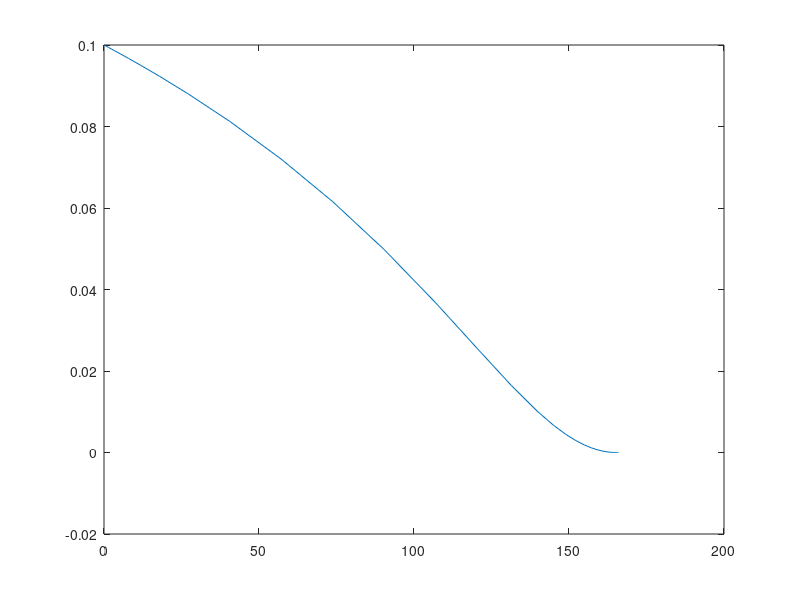
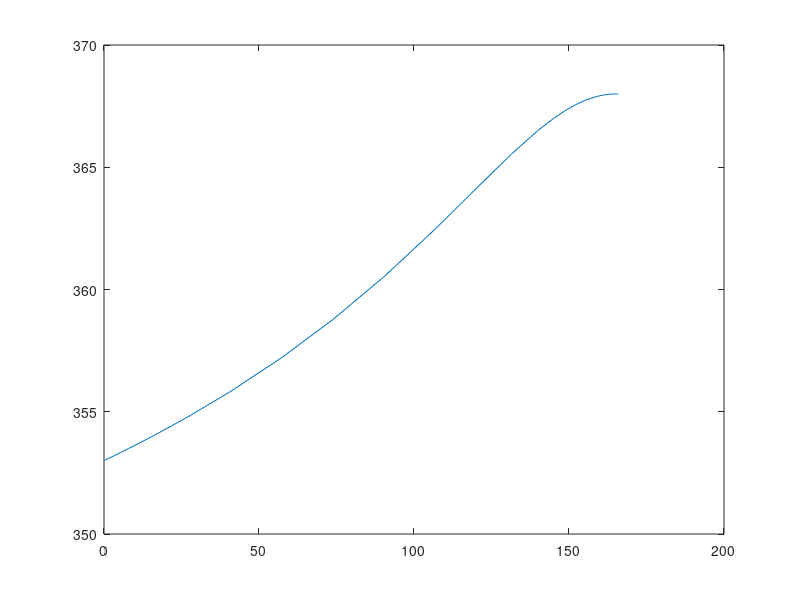

The MATLAB source for these figures, in order:
function wsol = solveODE()
n = 0.5;

K = 150; % degrees Celsius
x_f = 0.1;
E_1 = 1.4; % eV
A_1 = 1.25 * 10^17;
k_B = 8.617 * 10^-5;
T0 = 80+273;

abserr = 1.0e-8;
relerr = 1.0e-6;
stoptime = 166;
numpoints = 250;
t = linspace(0, stoptime, numpoints);

p = [A_1, E_1, k_B, n, K];
w0 = [x_f, T0];

options = odeset('RelTol',relerr,'AbsTol',abserr);

wsol = ode45(@(t,w)vectorfield(w,t,p), t, w0, options);
plot(wsol.x, wsol.y(1, :));
figure;
plot(wsol.x, wsol.y(2, :));
    
    function f = vectorfield(w, t, p) %#ok<INUSL> 
        x1 = w(1);
        T1 = w(2);
        A_1 = p(1);
        E_1 = p(2);
        k_B = p(3);
        n = p(4);
        K = p(5);

        f = [-exp(-E_1/(k_B*T1))*A_1*(x1^n); K*exp(-E_1/(k_B*T1))*A_1*(x1^n)];
    end

end